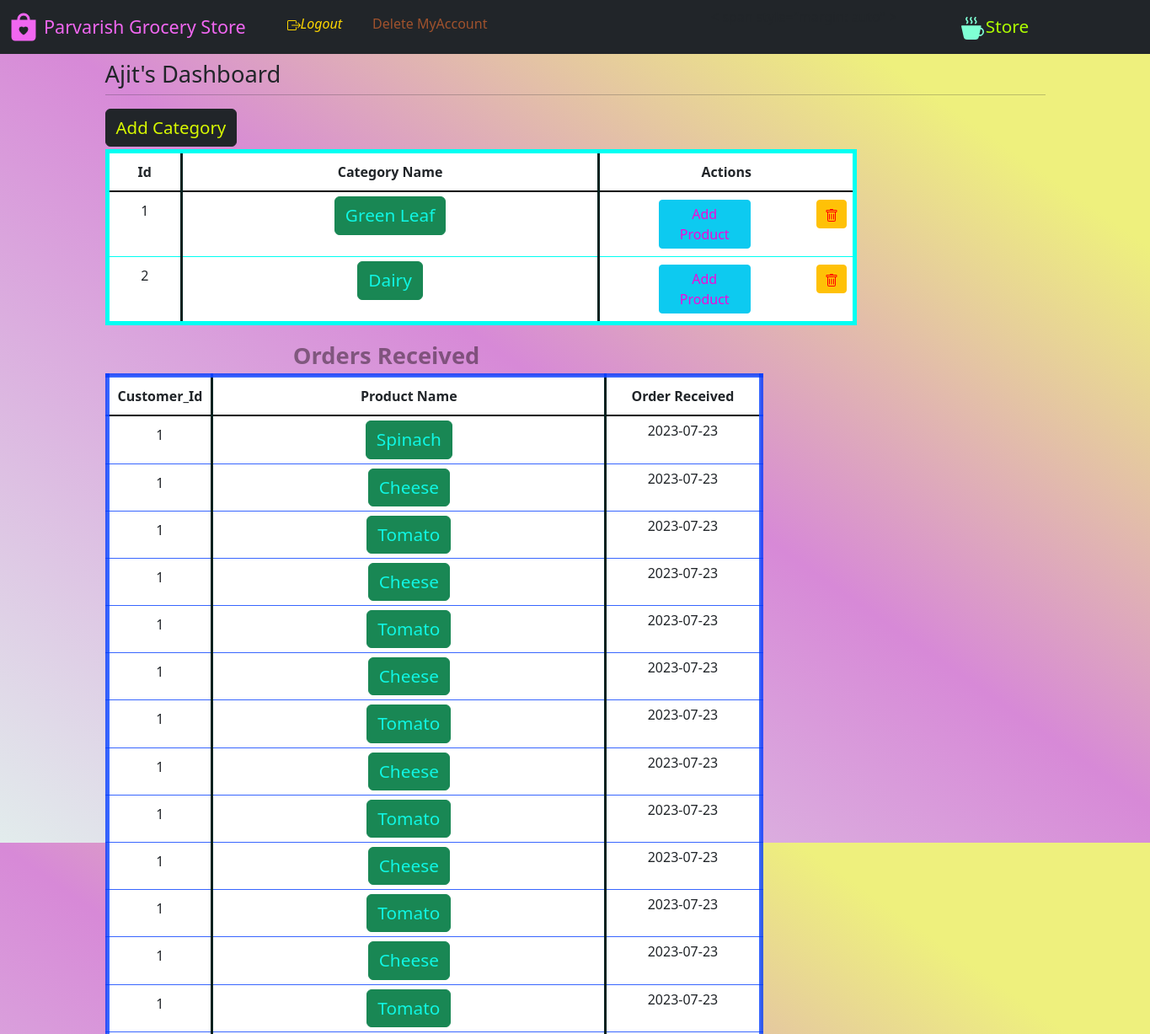
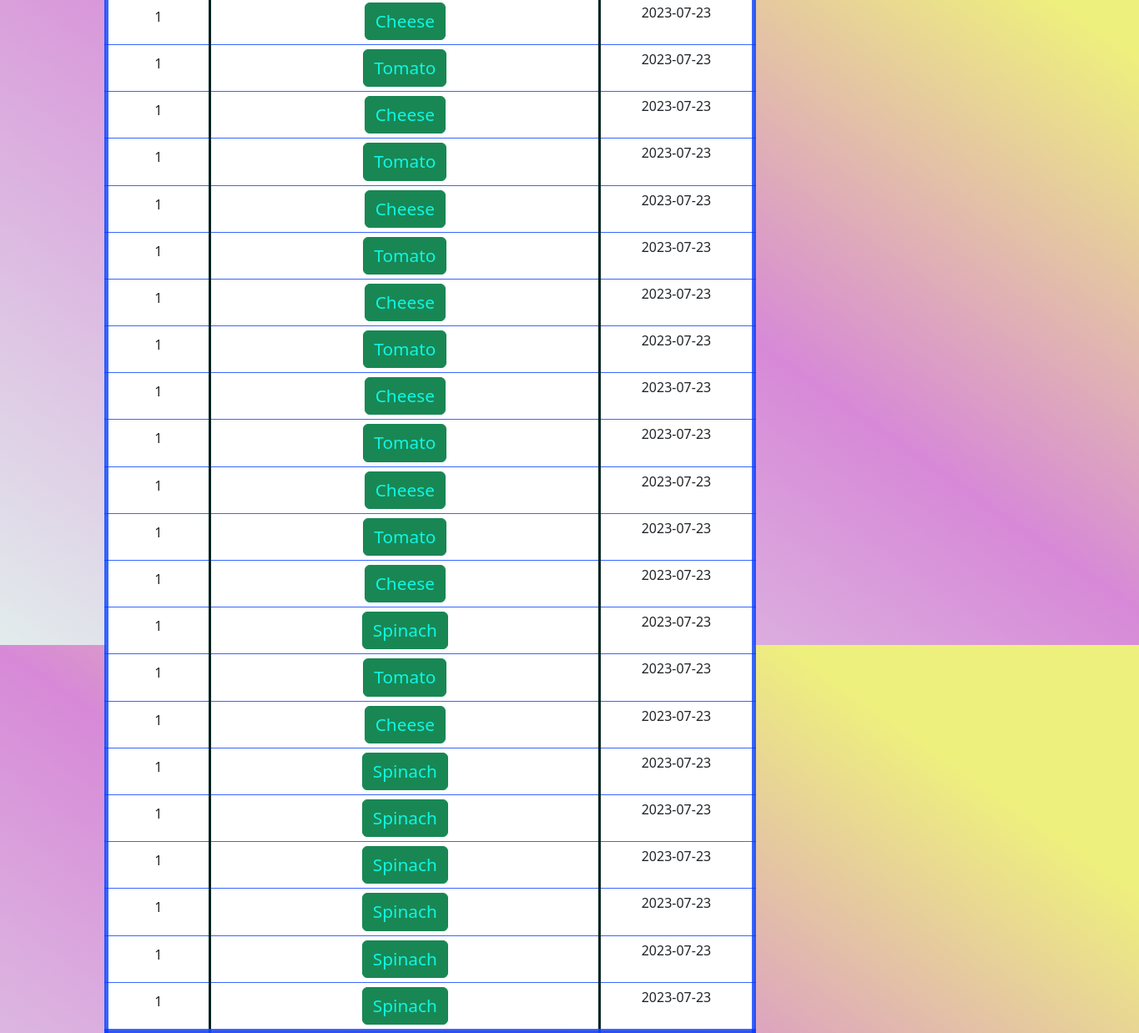
The app's page /manager_dash (signed in) with its own data (2 pictures, top to bottom).
### website/model.py (models this page shows)
class Store(db.Model, UserMixin):
    id = db.Column(db.Integer(), primary_key=True)
    role = db.Column(db.String(), nullable=False)
    email = db.Column(db.String(50), nullable=False, unique=True)
    username = db.Column(db.String(20), nullable=False, unique=False)
    password = db.Column(db.String(200), nullable=False)
    date_added = db.Column(db.Date, default=date.today())
    creates = db.relationship('Category', backref='managedBy')

class Category(db.Model):
    category_Name = db.Column(db.String(), nullable=False, unique=True)
    category_Id = db.Column(db.Integer(), primary_key=True)
    description = db.Column(db.String())
    managedBy_Id = db.Column(db.Integer(), db.ForeignKey('store.id'))
    catalog = db.relationship('Product', backref='parent')

class Ecom(db.Model):
    id = db.Column(db.Integer(), primary_key=True)
    quantity_inCart = db.Column(db.Integer(), nullable=False)
    product_id = db.Column(db.Integer(), db.ForeignKey(
        'product.product_id'))
    customer_id = db.Column(db.Integer(), db.ForeignKey(
        'customer.id'))
    manager_id = db.Column(db.Integer(), nullable=False)
    product_name = db.Column(db.String(), nullable=False)
    date_added = db.Column(db.Date, default=date.today())

### website/views.py (the view, shortened to what this page needs)
@login_required
@Views.route('/manager_dash', methods=["GET", "POST"])
def Dash_manager():
    manager_id = session['id']
    manager = Store.query.get(manager_id)
    categories = Category.query.filter(
        Category.managedBy_Id == manager_id).all()
    orders_received = Ecom.query.filter(Ecom.manager_id == manager_id).all()
    return render_template('dash_m.html', categories=categories, name=manager.username, id=manager_id, orders=orders_received)

### website/auth.py (called while the page is built)
@App.login_manager.user_loader
def load_customer(id):
    if id is not None:
        return Customer.query.get(int(id))
    return None

### website/templates/dash_m.html (shortened to what this page needs)
{% extends "base.html" %} {% block title %}Store Admin{% endblock %}{% block
logout %}
<span
              id="logout"
              style="display: block inline-block; width: 600px"
            >
              <span style="margin: auto"
                ><i
                  ><a
                    class="nav-item nav-link"
                    style="float: left; color: rgb(255, 215, 0)"
                    href="/logout"
                    style="display: block; width: 10%; margin-left: 0px"
                    >Logout</a
                  ></i
                ></span
              ><span style="margin: auto"
                ><a
                  class="nav-item nav-link"
                  style="
                    float: left;
                    color: rgb(160, 82, 45);
                    width: 60%;
                    margin-left: 20px;
                  "
                  href="/delete_account"
                  onclick="return confirm('Are you sure you want to delete the account?');"
                  >Delete MyAccount</a
                ></span
              ></span
            >
{% endblock %}{% block cart %}<
 ><a
   class="nav-item nav-link"
   style="
     float: right;
     color: rgb(174, 255, 0);
     width: 40%;
     font-size: 1.3rem;
     margin-right: 20px;
   "
   href="/store"
   >Store
   </a
></span> {% endblock %} {% block content %}<section>
<h5>
  <span style="float: left; font-size: 2vw">{{ name }}'s Dashboard</span>
</h5>
<br />
<hr /></section>
<section>
<div>
  {% if categories|length == 0 %}
  <div class="alert alert-warning" role="alert">
    <p>None Categories, Added yet.</p>
    Press
    <button type="button" class="btn btn-dark btn-sm">
      <a
        href="{{url_for('views.Add_category')}}"
        class="alert-link;text-decoration: none;"
        style="
          /* background-color: green; */
          color: rgb(153, 43, 226);
          padding: 10px 10px; text-decoration: none;
        "
        >'Add Category'</a
      >
    </button>
    to add a new category
  </div>
  {% else %}
  <span style="float: left"
  >
    <a class="btn btn-dark"
      style="color: rgb(216, 249, 1); font-size: 1.5vw;text-decoration: none;"
      href="{{url_for('views.Add_category')}}"
      >Add Category</a
    >
  </span
>
<br>
<br>
  <table class="table table-hover"
    style="
      border: 5px solid rgb(0, 255, 242);
      /* background-color: #96d4d4; */
      width: 80%;
    "
  ><thead class="thead-dark">
    <tr align="center" style="border-bottom: 2px solid black">
      <th
        style="
          padding: 10px 10px;
          width: 10%;
          border-right: 3px solid rgb(3, 33, 31);
        "
      >
        Id
      </th>
      <th
        style="
          border-right: 3px solid rgb(3, 33, 31);
          padding: 10px 10px;
          width: 56%;
        "
      >
        Category Name
      </th>
      <th style=" padding: 10px 10px; width: 40%" colspan="2">
        Actions
      </th>
    </tr></thead>
    <tbody>
    {% for variety in categories %}
    <tr align="center" style="width: 100%">
      <td style="padding: 10px; border-right: 3px solid rgb(3, 33, 31)">
        {{ variety.category_Id }}
      </td>
      <td
        style="width: 50%; padding: 5px; border-right: 3px solid rgb(3, 33, 31)"
      >
        <a class="btn btn-success"
            style="color: rgb(16, 246, 227);text-decoration: none;font-size: 1.3em"
            href="/manager_dash/category_catalog/{{ variety.category_Id }}"
            >{{ variety.category_Name }}</a
          ></button>
      </td>
      <td  >
        <strong><a class="btn btn-info btn-sm" style="width:47%;color:rgb(246, 5, 218);font-size: 1em;margin:1px" href="/manager_dash/category_create/{{ variety.category_Id }}" style="text-decoration: none;"
          >Add Product</a
        ></strong>
      </td>
      <td >
      <strong><a class="btn btn-warning btn-sm"  onclick="return confirm('Are you sure to delete?')" style="width:100%; color: red;text-decoration: none;font-size: 1em;margin:1px" href="/manager_dash/delete_category/{{ variety.category_Id }}"></a></strong></button>
      </td></tr>
    </tr></tbody>
    {% endfor %}
  </table>
  {% endif %}
</div></section>
<section>
  <strong><span class="text-center" style="font-size:2vw;margin-left:20%;color:rgba(10, 0, 3, 0.426)">Orders Received</span></strong>
  <table class="table table-hover"
    style="
      border: 5px solid rgba(0, 60, 255, 0.781);
      /* background-color: #96d4d4; */
      width: 70%;
    "
  ><thead class="thead-dark">
    <tr align="center" style="border-bottom: 2px solid black">
      <th
        style="
          padding: 10px 10px;
          width: 10%;
          border-right: 3px solid rgb(3, 33, 31);
        "
      >
        Customer_Id
      </th>
      <th
        style="
          border-right: 3px solid rgb(3, 33, 31);
          padding: 10px 10px;
          width: 65%;
        "
      >
        Product Name
    </th>
      <th style=" border-right: 3px solid rgb(3, 33, 31);padding: 10px 10px; width: 25%">
        Order Received
      </th>
    </tr></thead>
    <tbody>
    {% for record in orders %}
    <tr align="center" style="width: 100%">
      <td style="padding: 10px; border-right: 3px solid rgb(3, 33, 31)">
        {{ record.customer_id }}
      </td>
      <td
        style="width: 50%; padding: 5px; border-right: 3px solid rgb(3, 33, 31)"
      >
        <a class="btn btn-success"
            style="color: rgb(16, 246, 227);text-decoration: none;font-size: 1.3em"
            href=""
            >{{ record.product_name }}</a
          ></button>
      </td>
      <td  style="width: 50%; padding: 5px; border-right: 3px solid rgb(3, 33, 31)">{{ record.date_added }}
      </td>
      </tr>
    </tr></tbody>
    {% endfor %}
  </table></section>
{% endblock %}

### website/templates/base.html (style rules this page uses)
html { scroll-behavior: smooth; }
body { height: 1000px; background: linear-gradient( 35deg, #e2ecec 0%, #d789d7 51%, #eef07d 85% ); }

### records on screen
Store: username "Ajit"
Category: category_Id "1", category_Name "Green Leaf"
Category: category_Id "2", category_Name "Dairy"
Ecom: customer_id "1", product_name "Spinach", date_added "2023-07-23"
Ecom: customer_id "1", product_name "Cheese", date_added "2023-07-23"
Ecom: customer_id "1", product_name "Tomato", date_added "2023-07-23"
Ecom: customer_id "1", product_name "Cheese", date_added "2023-07-23"
Ecom: customer_id "1", product_name "Tomato", date_added "2023-07-23"
Ecom: customer_id "1", product_name "Cheese", date_added "2023-07-23"
Ecom: customer_id "1", product_name "Tomato", date_added "2023-07-23"
Ecom: customer_id "1", product_name "Cheese", date_added "2023-07-23"
Ecom: customer_id "1", product_name "Tomato", date_added "2023-07-23"
Ecom: customer_id "1", product_name "Cheese", date_added "2023-07-23"
Ecom: customer_id "1", product_name "Tomato", date_added "2023-07-23"
Ecom: customer_id "1", product_name "Cheese", date_added "2023-07-23"
Ecom: customer_id "1", product_name "Tomato", date_added "2023-07-23"
Ecom: customer_id "1", product_name "Cheese", date_added "2023-07-23"
Ecom: customer_id "1", product_name "Tomato", date_added "2023-07-23"
Ecom: customer_id "1", product_name "Cheese", date_added "2023-07-23"
Ecom: customer_id "1", product_name "Tomato", date_added "2023-07-23"
Ecom: customer_id "1", product_name "Cheese", date_added "2023-07-23"
Ecom: customer_id "1", product_name "Tomato", date_added "2023-07-23"
Ecom: customer_id "1", product_name "Cheese", date_added "2023-07-23"
Ecom: customer_id "1", product_name "Tomato", date_added "2023-07-23"
Ecom: customer_id "1", product_name "Cheese", date_added "2023-07-23"
Ecom: customer_id "1", product_name "Tomato", date_added "2023-07-23"
Ecom: customer_id "1", product_name "Cheese", date_added "2023-07-23"
Ecom: customer_id "1", product_name "Tomato", date_added "2023-07-23"
Ecom: customer_id "1", product_name "Cheese", date_added "2023-07-23"
Ecom: customer_id "1", product_name "Spinach", date_added "2023-07-23"
Ecom: customer_id "1", product_name "Tomato", date_added "2023-07-23"
Ecom: customer_id "1", product_name "Cheese", date_added "2023-07-23"
Ecom: customer_id "1", product_name "Spinach", date_added "2023-07-23"
Ecom: customer_id "1", product_name "Spinach", date_added "2023-07-23"
Ecom: customer_id "1", product_name "Spinach", date_added "2023-07-23"
Ecom: customer_id "1", product_name "Spinach", date_added "2023-07-23"
Ecom: customer_id "1", product_name "Spinach", date_added "2023-07-23"
Ecom: customer_id "1", product_name "Spinach", date_added "2023-07-23"
